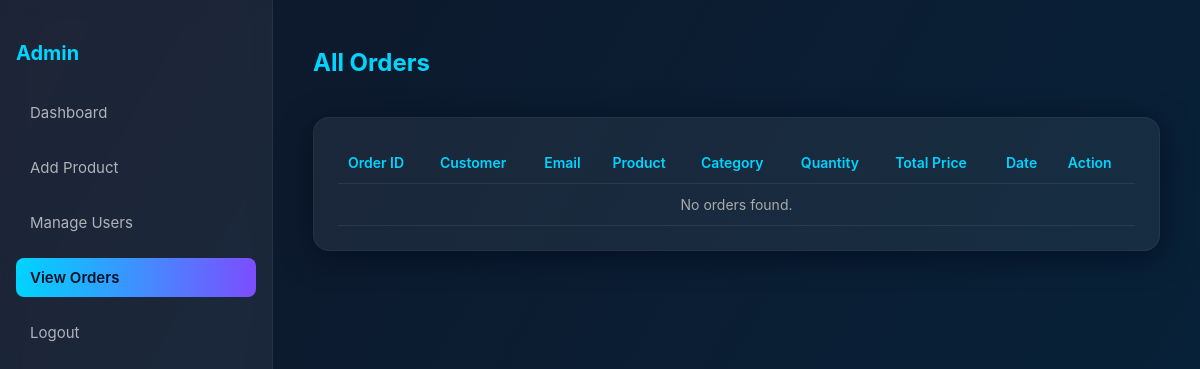
The page /view_orders.php on the database as committed earlier.
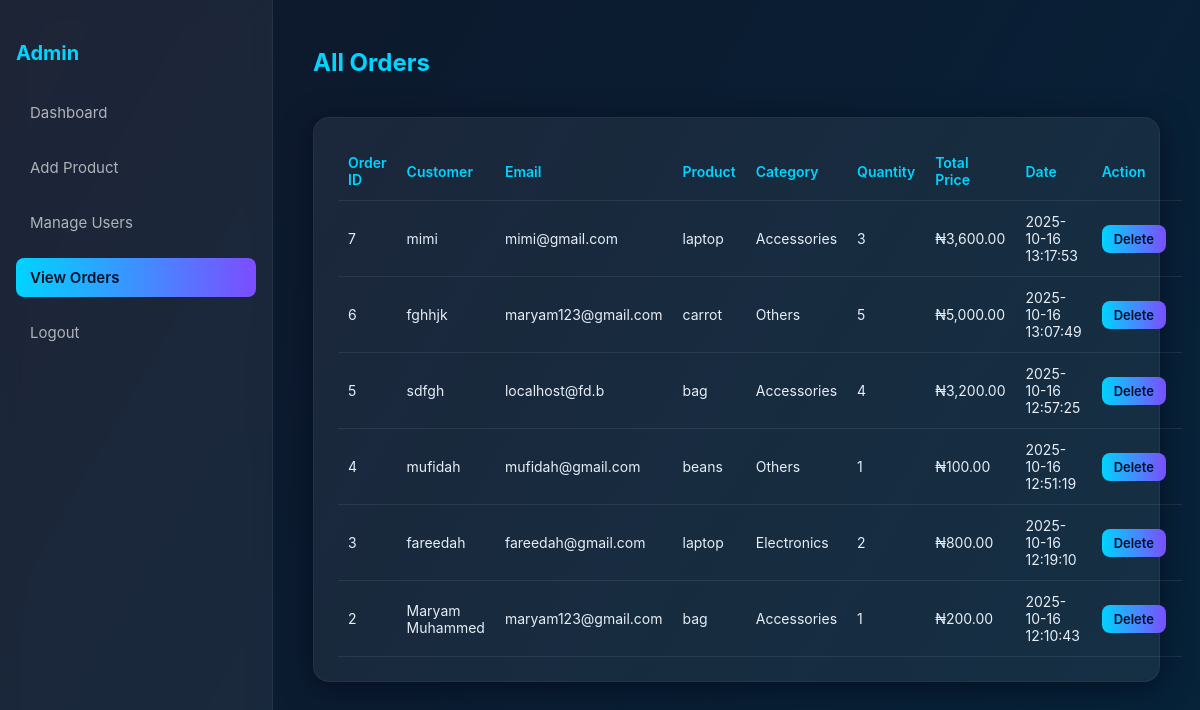
The same page on the database as committed later.
### tables this page shows
CREATE TABLE `orders` (
  `id` int(11) NOT NULL,
  `full_name` varchar(255) NOT NULL,
  `email` varchar(100) NOT NULL,
  `product` varchar(100) NOT NULL,
  `category` varchar(255) NOT NULL,
  `quantity` int(5) NOT NULL,
  `price` decimal(10,2) NOT NULL,
  `order_date` timestamp NOT NULL DEFAULT current_timestamp() ON UPDATE current_timestamp()
);

### view_orders.php (the view, shortened to what this page needs)
<?php
include "config.php";
$query = "SELECT * FROM orders ORDER BY order_date DESC";
$result = mysqli_query($mysql_db, $query);
?>
<!DOCTYPE html>
<html lang="en">
<head>
</head>
<body>
  <div class="sidebar">
    <h2>Admin</h2>
    <a href="admin_db.php">Dashboard</a>
    <a href="add_product.php">Add Product</a>
    <a href="manage_users.php">Manage Users</a>
    <a href="view_orders.php" class="active">View Orders</a>
    <a href="logout.php">Logout</a>
  </div>
  <div class="main-content">
    <div class="topbar">
      <h1>All Orders</h1>
    </div>
    <div class="table-container">
      <table>
        <thead>
          <tr>
            <th>Order ID</th>
            <th>Customer</th>
            <th>Email</th>
            <th>Product</th>
            <th>Category</th>
            <th>Quantity</th>
            <th>Total Price</th>
            <th>Date</th>
            <th>Action</th>
          </tr>
        </thead>
        <tbody>
          <?php if (mysqli_num_rows($result) > 0): ?>
            <?php while ($row = mysqli_fetch_assoc($result)): ?>
              <tr>
                <td><?= $row['id'] ?></td>
                <td><?= htmlspecialchars($row['full_name']) ?></td>
                <td><?= htmlspecialchars($row['email']) ?></td>
                <td><?= htmlspecialchars($row['product']) ?></td>
                <td><?= htmlspecialchars($row['category']) ?></td>
                <td><?= $row['quantity'] ?></td>
                <td>₦<?= number_format($row['price'] * $row['quantity'], 2) ?></td>
                <td><?= $row['order_date'] ?></td>
                <td>
                  <a href="delete_order.php?id=<?= $row['id'] ?>" class="delete-btn" onclick="return confirm('Are you sure you want to delete this order?');">Delete</a>
                </td>
              </tr>
            <?php endwhile; ?>
          <?php else: ?>
            <tr>
              <td colspan="9" style="text-align:center; color:#aaa;">No orders found.</td>
            </tr>
          <?php endif; ?>
        </tbody>
      </table>
    </div>
  </div>
</body>
</html>

### view_orders.php (style rules this page uses)
:root { --bg1: #0f172a; --bg2: #06233a; --card: #0b1220; --accent: #00d4ff; --accent-2: #7c4dff; --glass: rgba(255, 255, 255, 0.06); --muted: rgba(255, 255, 255, 0.65); --radius: 16px; --shadow: 0 6px 30px rgba(2, 6, 23, 0.6); font-family: Inter, ui-sans-serif, system-ui, -apple-system, "Segoe UI", Roboto, Arial; }
body { margin: 0; color: #e6eef8; background: linear-gradient(120deg, var(--bg1), var(--bg2)); display: flex; min-height: 100vh; }
.sidebar { width: 240px; background: var(--glass); backdrop-filter: blur(10px); border-right: 1px solid rgba(255, 255, 255, 0.05); padding: 24px 16px; display: flex; flex-direction: column; gap: 16px; }
.sidebar h2 { color: var(--accent); font-size: 20px; margin-bottom: 12px; }
.sidebar a { color: var(--muted); text-decoration: none; font-size: 15px; padding: 10px 14px; border-radius: 8px; transition: all 0.2s ease; }
.sidebar a:hover, .sidebar a.active { background: linear-gradient(90deg, var(--accent), var(--accent-2)); color: #021027; font-weight: 600; }
.main-content { flex: 1; padding: 32px 40px; overflow-y: auto; }
.topbar { display: flex; justify-content: space-between; align-items: center; margin-bottom: 24px; }
.topbar h1 { color: var(--accent); font-size: 24px; }
.table-container { background: var(--glass); border-radius: var(--radius); border: 1px solid rgba(255, 255, 255, 0.05); padding: 24px; box-shadow: var(--shadow); }
table { width: 100%; border-collapse: collapse; font-size: 14px; }
th, td { text-align: left; padding: 12px 10px; border-bottom: 1px solid rgba(255, 255, 255, 0.08); }
th { color: var(--accent); font-weight: 600; }
.delete-btn { background: linear-gradient(90deg, var(--accent), var(--accent-2)); color: #021027; padding: 6px 12px; border-radius: 8px; text-decoration: none; font-weight: 600; font-size: 13px; transition: transform 0.2s ease; margin-right: 6px; }

Rows that differ between the two databases and show on the page:
added orders: id "7", full_name "mimi", email "mimi@gmail.com", product "laptop", category "Accessories", quantity "3", $row['price'] * $row['quantity'] "3,600.00", order_date "2025-10-16 13:17:53"
added orders: id "6", full_name "fghhjk", email "maryam123@gmail.com", product "carrot", category "Others", quantity "5", $row['price'] * $row['quantity'] "5,000.00", order_date "2025-10-16 13:07:49"
added orders: id "5", full_name "sdfgh", email "localhost@fd.b", product "bag", category "Accessories", quantity "4", $row['price'] * $row['quantity'] "3,200.00", order_date "2025-10-16 12:57:25"
added orders: id "4", full_name "mufidah", email "mufidah@gmail.com", product "beans", category "Others", quantity "1", $row['price']*$row['quantity'] "100.00", order_date "2025-10-16 12:51:19"
added orders: id "3", full_name "fareedah", email "fareedah@gmail.com", product "laptop", category "Electronics", quantity "2", $row['price'] * $row['quantity'] "800.00", order_date "2025-10-16 12:19:10"
added orders: id "2", full_name "Maryam Muhammed", email "maryam123@gmail.com", product "bag", category "Accessories", quantity "1", $row['price']*$row['quantity'] "200.00", order_date "2025-10-16 12:10:43"
Other text that changed with them:
text no longer shown: "No orders found."
